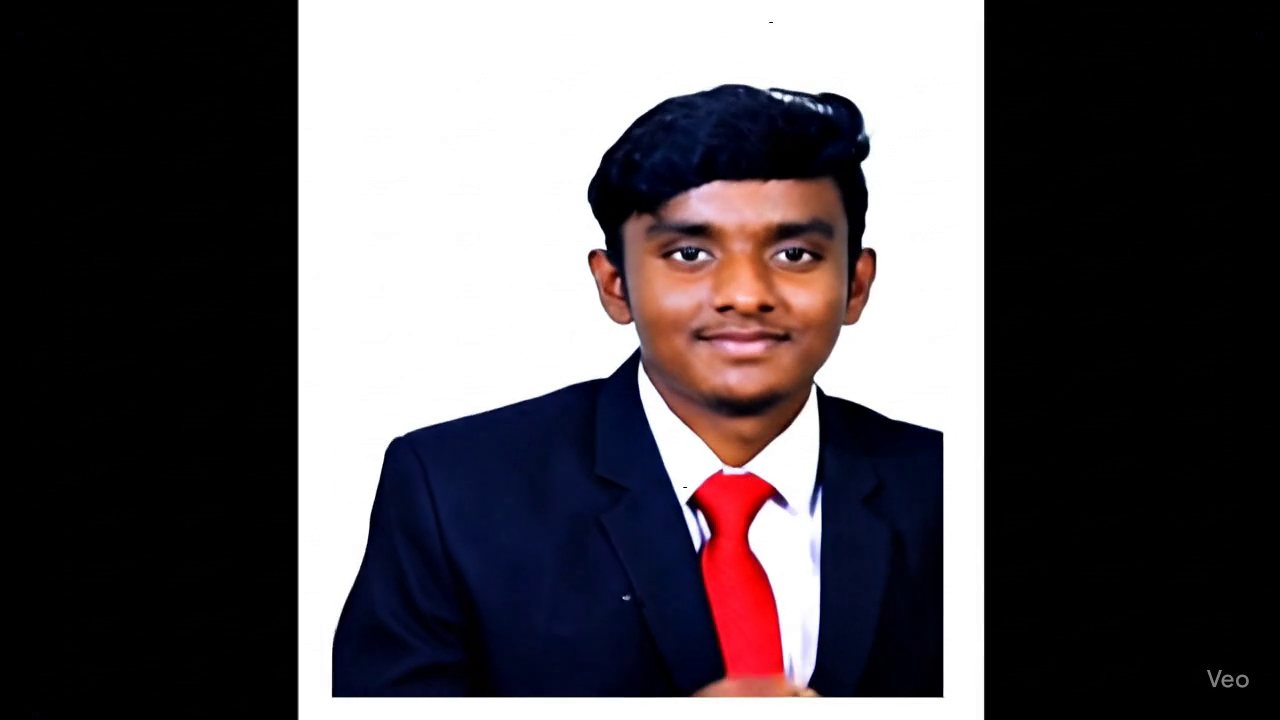
#> input picture frame 18 of ML/datasets/ai_video_2.mp4, 1280 x 720 px, given in place of ai (1).mp4, which was not available
$ python ai_video_analyzer.py
#> lines starting #> are read from the running program, lines starting #| are printed output that depends on the picture; after the words box and inside, x2 and y2 are one past the last pixel; in counts of white or black regions, pixels touching at a corner belong together; pictures that were not available may be replaced by others from this repository, and a replacement may not be noted
import cv2
import numpy as np
import pywt
import os
import matplotlib.pyplot as plt

# ---------------------------
# Feature Extraction Function
# ---------------------------
def noise_features(frame):
    img = cv2.cvtColor(frame, cv2.COLOR_BGR2GRAY).astype(np.float32)
#> frame is the input picture: shape (720, 1280, 3); mean B, G, R 85.3, 81.1, 86.8

    # 1. Residual Variance (noise measure)
    denoised = cv2.GaussianBlur(img, (3, 3), 0)
    residual = cv2.subtract(img, denoised)
    res_var = np.var(residual) / (np.var(img) + 1e-6)
#> res_var = 0.000781

    # 2. Wavelet Detail Energy
    coeffs2 = pywt.dwt2(img, 'haar')
    LL, (LH, HL, HH) = coeffs2
    wavelet_energy = (np.sum(LH**2) + np.sum(HL**2) + np.sum(HH**2)) / img.size
#> wavelet_energy = 34.04

    # 3. FFT High-Frequency Ratio
    f = np.fft.fft2(img)
    fshift = np.fft.fftshift(f)
    magnitude_spectrum = np.abs(fshift)

    h, w = img.shape
    crow, ccol = h // 2, w // 2
    radius = min(h, w) // 8  # low-frequency radius

    mask = np.zeros((h, w), np.uint8)
    cv2.circle(mask, (ccol, crow), radius, 1, -1)
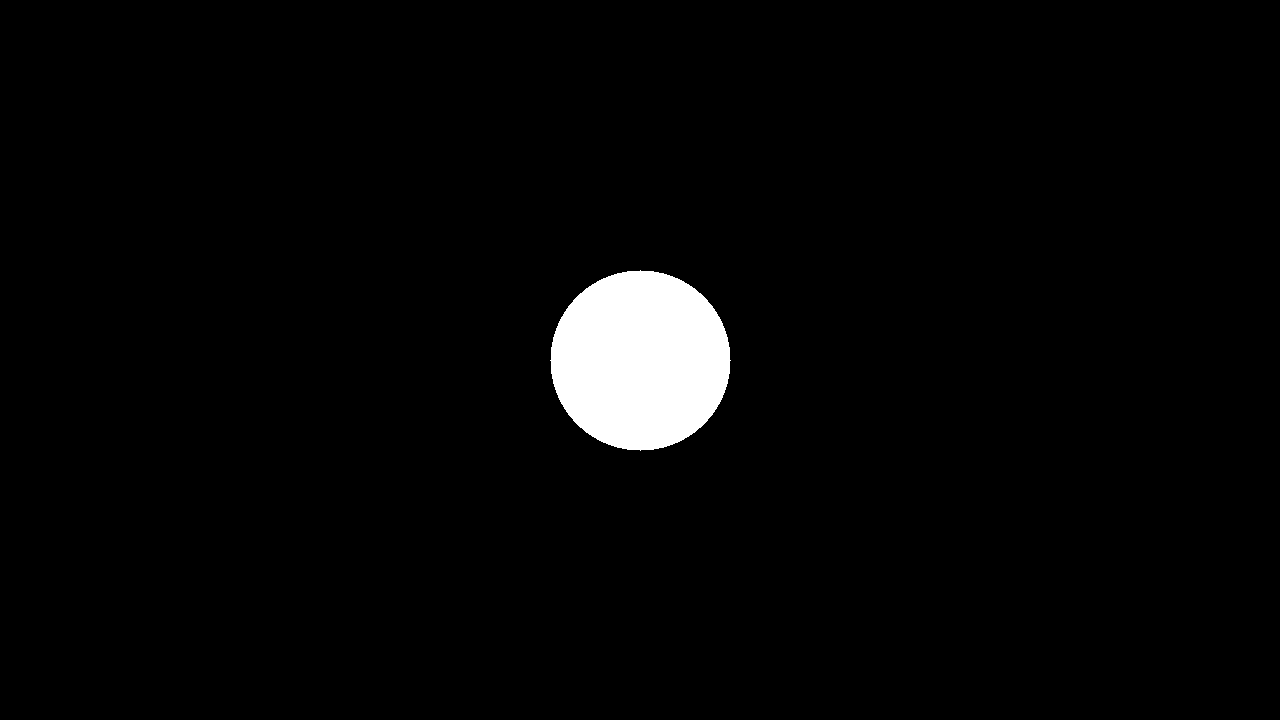
#> mask: shape (720, 1280); values 0 (black) and 1 (white), 2.8% white; 1 white region, box (x1, y1, x2, y2) and area: (550, 270, 731, 451) 25445

    low_energy = np.sum(magnitude_spectrum * mask)
#> low_energy = 3.67e+09
    total_energy = np.sum(magnitude_spectrum)
#> total_energy = 7.08e+09
    high_energy = total_energy - low_energy
#> high_energy = 3.41e+09

    fft_ratio = high_energy / (low_energy + 1e-6)
#> fft_ratio = 0.93

    return {
        "residual_variance": float(res_var),
        "wavelet_energy": float(wavelet_energy),
        "fft_high_ratio": float(fft_ratio)
    }

# ---------------------------
# Rule-Based Frame Classifier
# ---------------------------
def classify_frame(features):
    # Thresholds are empirical; tune based on real data
    if features["residual_variance"] < 0.005 and features["wavelet_energy"] < 50:
        return "AI"
    elif features["fft_high_ratio"] > 10:
        return "AI"
    else:
        return "Real"

# ---------------------------
# Process Video & Visualize
# ---------------------------
def analyze_video(video_path, frame_skip=10):
    cap = cv2.VideoCapture(video_path)

    results = []
    features_list = []
    frame_idx_list = []

    frame_idx = 0
    total_frames = int(cap.get(cv2.CAP_PROP_FRAME_COUNT))

    while True:
        ret, frame = cap.read()
        if not ret:
            break

        if frame_idx % frame_skip == 0:
            feats = noise_features(frame)
            label = classify_frame(feats)

            results.append(label)
            features_list.append(feats)
            frame_idx_list.append(frame_idx)

            print(f"Frame {frame_idx}: {label}")
            yield f"Frame {frame_idx}: {label}"  # log output

        frame_idx += 1

    cap.release()

    ai_count = results.count("AI")
    real_count = results.count("Real")
    confidence = ai_count / len(results) if results else 0
    final_label = "AI Generated" if confidence > 0.6 else "Real"

    residuals = [f["residual_variance"] for f in features_list]
    wavelets = [f["wavelet_energy"] for f in features_list]
    fft_ratios = [f["fft_high_ratio"] for f in features_list]
    colors = ['red' if lbl == "AI" else 'green' for lbl in results]

    fig, axes = plt.subplots(3, 1, figsize=(12, 9), sharex=True)

    axes[0].scatter(frame_idx_list, residuals, c=colors, s=40)
    axes[0].set_ylabel("Residual Variance")
    axes[0].set_title("Residual Noise per Frame")

    axes[1].scatter(frame_idx_list, wavelets, c=colors, s=40)
    axes[1].set_ylabel("Wavelet Energy")
    axes[1].set_title("Wavelet Detail Energy per Frame")

    axes[2].scatter(frame_idx_list, fft_ratios, c=colors, s=40)
    axes[2].set_ylabel("FFT High-Freq Ratio")
    axes[2].set_xlabel("Frame Index")
    axes[2].set_title("High-Frequency Ratio per Frame")

    axes[0].scatter([], [], c='red', label='AI')
    axes[0].scatter([], [], c='green', label='Real')
    axes[0].legend(loc='upper right')

    plt.tight_layout()

    print({
        "final_label": final_label,
        "confidence": confidence,
        "ai_count": ai_count,
        "real_count": real_count,
        "plot": fig
    })

    yield {
        "final_label": final_label,
        "confidence": confidence,
        "ai_count": ai_count,
        "real_count": real_count,
        "plot": fig
    }

# ---------------------------
# Run on a Video
# ---------------------------
if __name__ == "__main__":
    video_path = "../Datasets/ai/ai (1).mp4"
    final_label, confidence, ai_count, real_count = analyze_video(video_path)
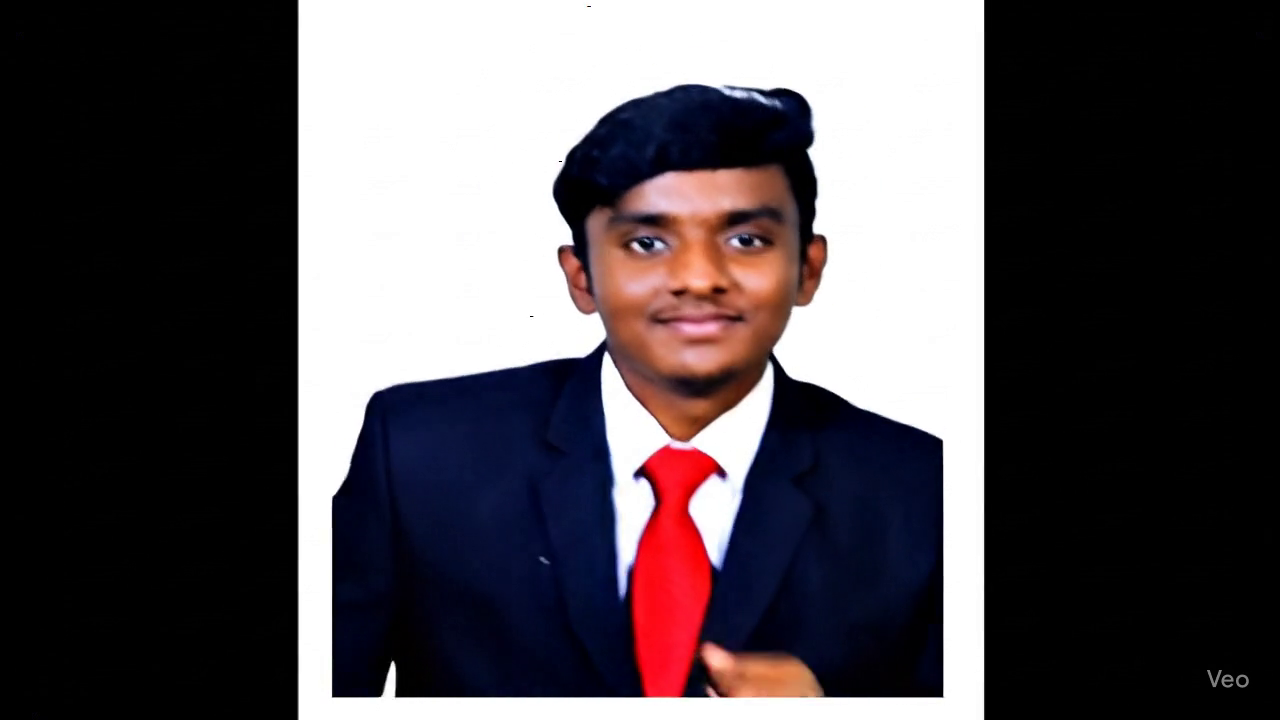
#> input picture frame 29 of ML/datasets/ai_video_2.mp4, 1280 x 720 px, given in place of ai (1).mp4, which was not available
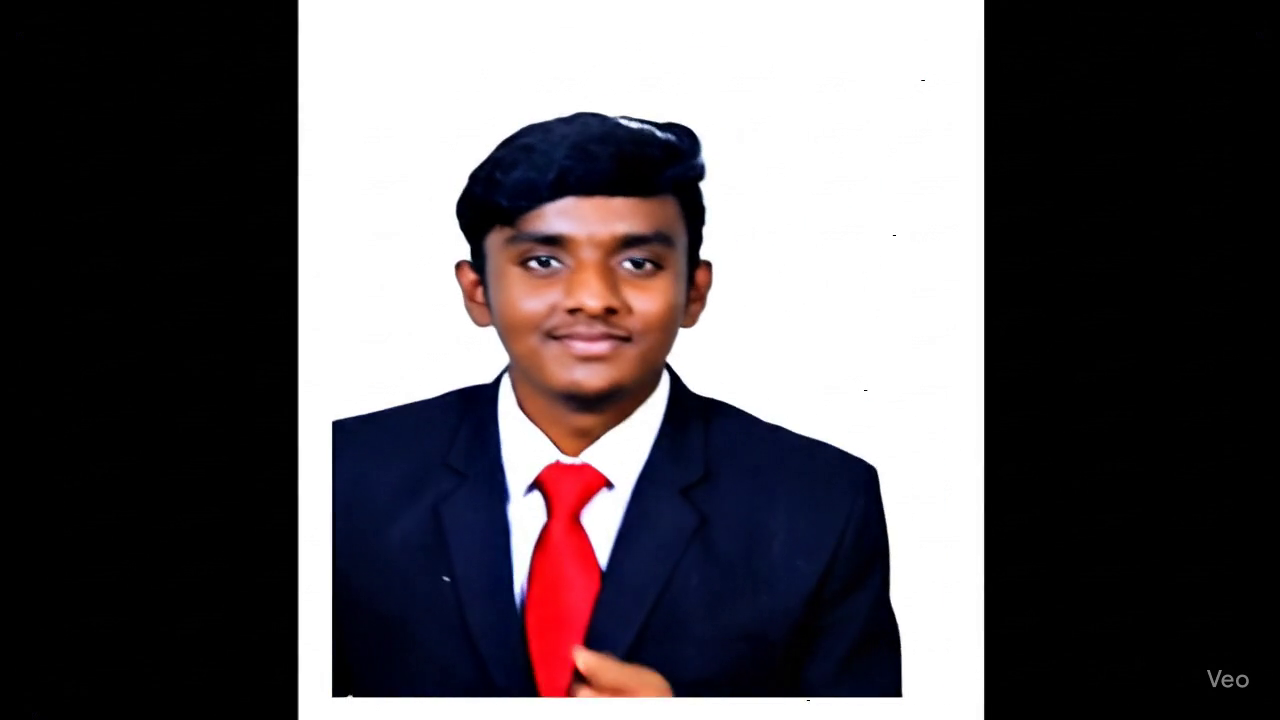
#> input picture frame 36 of ML/datasets/ai_video_2.mp4, 1280 x 720 px, given in place of ai (1).mp4, which was not available
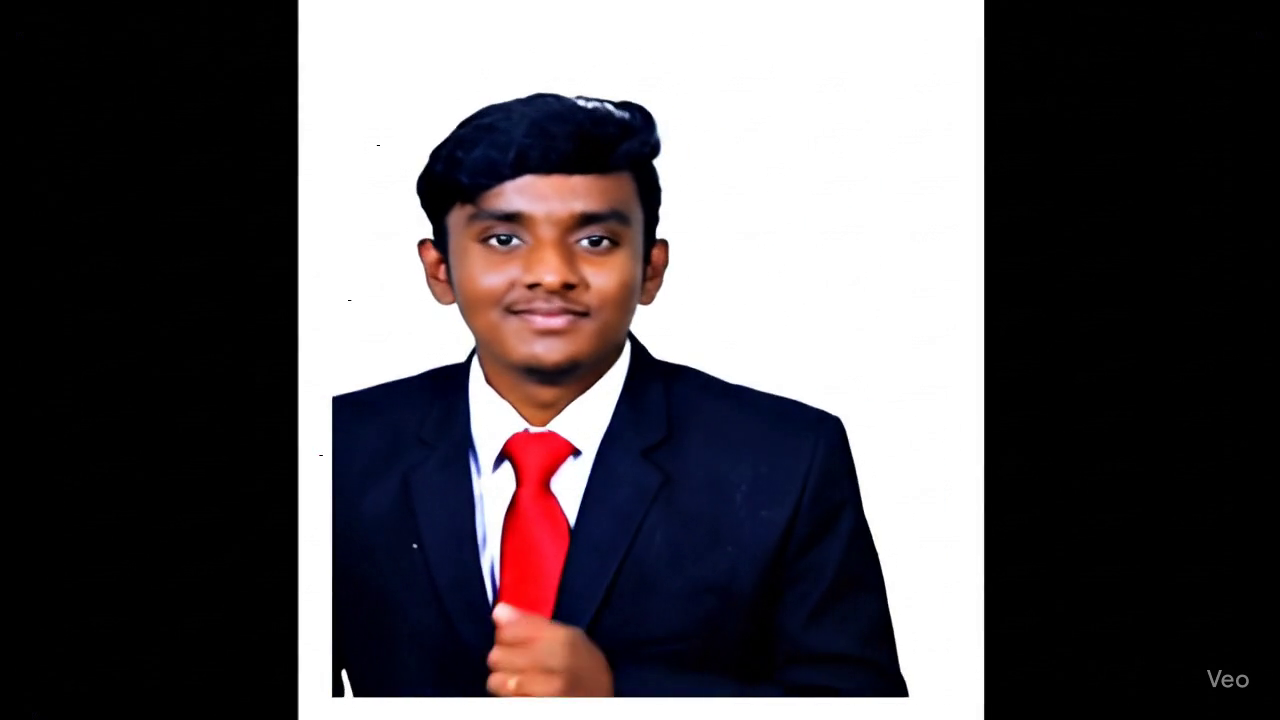
#> input picture frame 40 of ML/datasets/ai_video_2.mp4, 1280 x 720 px, given in place of ai (1).mp4, which was not available

    print("\n=== Final Decision ===")
    print(f"Video: {video_path}")
    print(f"Result: {final_label}")
    print(f"AI Frames: {ai_count}, Real Frames: {real_count}")
    print(f"Confidence: {confidence*100:.2f}%")


# [113 lines of commented-out code are left out]

'''
import cv2
import numpy as np
import subprocess
import os
import matplotlib.pyplot as plt
import pywt

# ------------------------------
# 1. Extract Frames
# ------------------------------
def extract_frames(video_path, output_folder="frames", max_frames=20):
    os.makedirs(output_folder, exist_ok=True)
    cap = cv2.VideoCapture(video_path)
    frame_no = 0
    saved = 0
    frames_list = []
    while saved < max_frames:
        ret, frame = cap.read()
        if not ret:
            break
        frame_path = f"{output_folder}/frame_{frame_no}.jpg"
        cv2.imwrite(frame_path, frame)
        frames_list.append(frame_path)
        saved += 1
        frame_no += 10  # skip some frames
        cap.set(cv2.CAP_PROP_POS_FRAMES, frame_no)
    cap.release()
    print(f"✅ Extracted {saved} frames into '{output_folder}'")
    return frames_list

# ------------------------------
# 2. Metadata Analysis (ffprobe)
# ------------------------------
def get_metadata(video_path):
    cmd = [
        "ffprobe", "-v", "error", "-show_format", "-show_streams", video_path
    ]
    result = subprocess.run(cmd, capture_output=True, text=True)
    print("📊 Video Metadata:\n", result.stdout)

def noise_features(image_path):
    # Load grayscale image
    img = cv2.imread(image_path, 0).astype(np.float32)

    # ---------------------------
    # 1. Residual Variance
    # ---------------------------
    denoised = cv2.GaussianBlur(img, (3, 3), 0)
    residual = cv2.subtract(img, denoised)
    res_var = np.var(residual) / (np.var(img) + 1e-6)  # normalized

    # ---------------------------
    # 2. Wavelet Detail Energy
    # ---------------------------
    coeffs2 = pywt.dwt2(img, 'haar')   # single-level 2D wavelet
    LL, (LH, HL, HH) = coeffs2
    wavelet_energy = (np.sum(LH**2) + np.sum(HL**2) + np.sum(HH**2)) / (img.size)

    # ---------------------------
    # 3. FFT High-Frequency Ratio
    # ---------------------------
    f = np.fft.fft2(img)
    fshift = np.fft.fftshift(f)
    magnitude_spectrum = np.abs(fshift)

    h, w = img.shape
    crow, ccol = h//2, w//2
    radius = min(h, w) // 8   # low frequency radius

    # Create mask for low-frequencies
    mask = np.zeros((h, w), np.uint8)
    cv2.circle(mask, (ccol, crow), radius, 1, -1)

    low_energy = np.sum(magnitude_spectrum * mask)
    total_energy = np.sum(magnitude_spectrum)
    high_energy = total_energy - low_energy

    fft_ratio = high_energy / (low_energy + 1e-6)

    # ---------------------------
    # Return all features
    # ---------------------------
    return {
        "residual_variance": float(res_var),
        "wavelet_energy": float(wavelet_energy),
        "fft_high_ratio": float(fft_ratio)
    }

# ------------------------------
# 3. Noise Residual + Variance
# ------------------------------
def noise_variance(image_path):
    img = cv2.imread(image_path, 0)
    denoised = cv2.GaussianBlur(img, (3,3), 0)
    residual = cv2.subtract(img, denoised)
    var = np.var(residual)   # variance of noise
    return var

# ------------------------------
# 4. Frequency Analysis (FFT High-Freq Energy)
# ------------------------------
def fft_energy(image_path):
    img = cv2.imread(image_path, 0)
    f = np.fft.fft2(img)
    fshift = np.fft.fftshift(f)
    magnitude = np.abs(fshift)

    # focus on high frequencies (corners of spectrum)
    h, w = magnitude.shape
    quarter = int(min(h, w) * 0.25)
    high_freq = magnitude[:quarter, :quarter].sum() + \
                magnitude[:quarter, -quarter:].sum() + \
                magnitude[-quarter:, :quarter].sum() + \
                magnitude[-quarter:, -quarter:].sum()
    return high_freq / (h * w)  # normalize

# ------------------------------
# 5. Rule-Based Classifier for a Frame
# ------------------------------
def classify_frame(image_path, noise_thresh=50, fft_thresh=5):
    noise_var = noise_variance(image_path)
    fft_val = fft_energy(image_path)

    print(f"Frame: {image_path}")
    print(f" - Noise Variance: {noise_var:.2f}")
    print(f" - FFT High-Freq Energy: {fft_val:.2f}")

    if noise_var < noise_thresh and fft_val > fft_thresh:
        print(" 🟥 Likely AI-generated")
        return 1
    else:
        print(" 🟩 Likely Real")
        return 0

# ------------------------------
# 6. Classify Whole Video
# ------------------------------
def classify_video(video_path, max_frames=20):
    frames = extract_frames(video_path, max_frames=max_frames)
    get_metadata(video_path)

    noise_vals, fft_vals = [], []
    results = []

    for f in frames:
        noice_feat = noise_features(f)
        noise_var = noise_variance(f)
        fft_val = fft_energy(f)
        noise_vals.append(noise_var)
        fft_vals.append(fft_val)
        print("Noice Features: ", noice_feat)
    print("FFT vals: ", fft_vals)
    print("Noice vals: ", noise_vals)
    # Adaptive thresholds: median values
    noise_thresh = np.median(noise_vals) * 0.8
    fft_thresh = np.median(fft_vals) * 1.2

    print(f"\nDynamic Noise Threshold: {noise_thresh:.2f}")
    print(f"Dynamic FFT Threshold: {fft_thresh:.2f}")

    ai_count, real_count = 0, 0
    for i, f in enumerate(frames):
        if noise_vals[i] < noise_thresh and fft_vals[i] > fft_thresh:
            print(f"Frame {i}: 🟥 AI")
            ai_count += 1
        else:
            print(f"Frame {i}: 🟩 Real")
            real_count += 1

    print("\n📊 Summary:")
    print(f"AI-like frames: {ai_count}")
    print(f"Real-like frames: {real_count}")

    if ai_count > real_count:
        print("🚨 Final Decision: Likely AI-Generated Video")
    else:
        print("✅ Final Decision: Likely Real Video")


# ------------------------------
# MAIN
# ------------------------------
if __name__ == "__main__":
    # video_file = "datasets/real_video_1.mp4"   # 🔹 Change your video here
    video_file = "../Datasets/ai/ai (12).mp4"   # 🔹 Change your video here
    classify_video(video_file, max_frames=30)
'''
